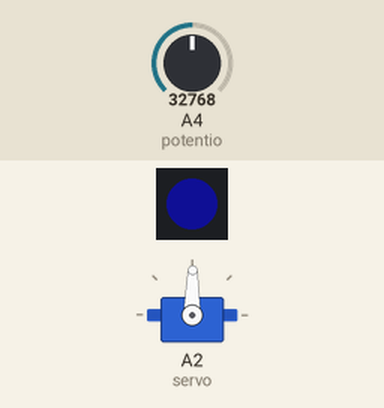
The program below on a simulated CircuitPython board. On the bench: 1 RGB LEDs in strip order, left to right, servo. Inputs (shaded band) come from the test bench; at power-on: A4 (potentio) = 32768 (analog values on the 0–65535 scale). Dim RGB values are drawn brighter than linear; servo angles are drawn from the pulse width (0.5 ms = 0°, 2.5 ms = 180°); what the program prints to the serial console is not drawn.

Above: at 1.2 s.
1.3 s: A4 (potentio) set to 45874
At 1.7 s:
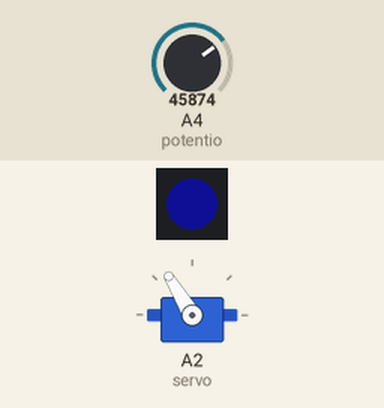
2.8 s: A4 (potentio) set to 57670
At 4.0 s:
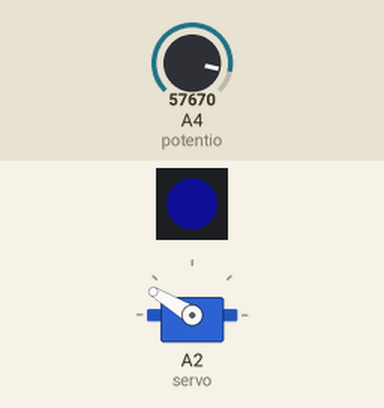
4.3 s: A4 (potentio) set to 65535
At 5.1 s:
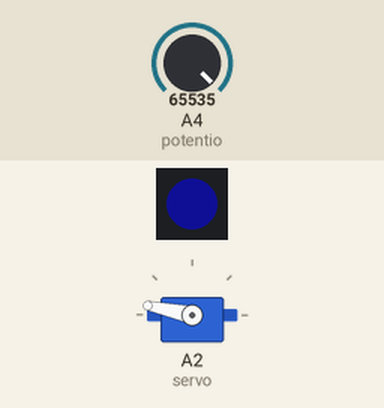
5.8 s: A4 (potentio) set to 19660
At 6.3 s:
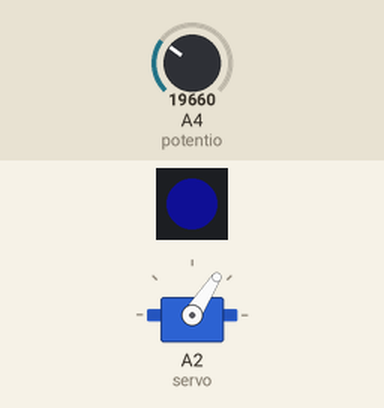
7.3 s: A4 (potentio) set to 7864
At 8.5 s:
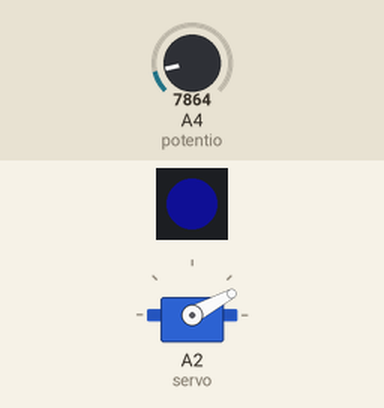
8.8 s: A4 (potentio) set to 32767
At 9.8 s:
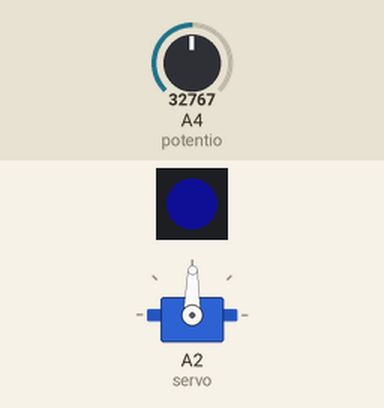
Timing chart, 0 to 11.3 s (numbered marks = the images above; inputs shaded):
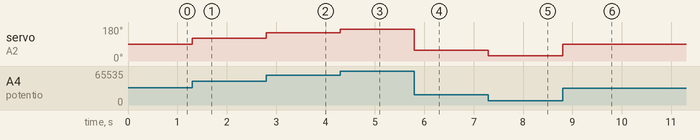

The program:

TVCpotentiometer.py
```python
import board
import time
import digitalio
import adafruit_dotstar
import pwmio
import analogio

servo = pwmio.PWMOut(board.A2, frequency=50)
# Create a function to simplify setting PWM duty cycle for the servo:
def servo_duty_cycle(pulse_ms, frequency=50):
    period_ms = 1.0 / frequency * 1000.0
    duty_cycle = int(pulse_ms / (period_ms / 65535.0))
    return duty_cycle

potentio = analogio.AnalogIn(board.A4)

theta = 90

led = adafruit_dotstar.DotStar(board.APA102_SCK, board.APA102_MOSI, 1)
led.brightness = .1
print(dir(board))
while True:
    data = potentio.value*3.3 / 65536
    print(theta)
    theta = 54.54*data
    led[0] = (20,20,200)
    #theta = float(input('Degrees to rotate = '))
    if theta > 180:
        raise Exception('Sorry, no numbers greater than 180')
    if theta < 0:
        raise Exception('Sorry, no numbers less than zero')

    pulse_ms = 0.00979842*theta + 0.60521761
    #print('Milli Second Pulse = ',pulse_ms)
    servo.duty_cycle = servo_duty_cycle(pulse_ms)
    #time.sleep(.05)
```

Measured:
- after the input at 1.3 s, servo on A2 (servo): 89° → 121° at once
- after the input at 2.8 s, servo on A2 (servo): 121° → 149° at once
- after the input at 4.3 s, servo on A2 (servo): 149° → 168° at once
- after the input at 5.8 s, servo on A2 (servo): 168° → 57° at once
- after the input at 7.3 s, servo on A2 (servo): 57° → 28° at once
- after the input at 8.8 s, servo on A2 (servo): 28° → 89° at once
